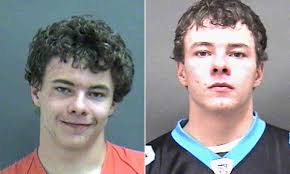
#> input picture img/subject1.jpeg, 290 x 174 px; its folder holds only this picture in this run
$ python image_process.py
#> lines starting #> are read from the running program, lines starting #| are printed output that depends on the picture
'''
Module 3 - Critical Thinking - Option 2
David Edwards
CSC515 - Foundations of Computer Vision

'''
import numpy as np
import cv2
import math
import os


def split_image(img):
    """
    Split image into 2 parts
    """
    img_split = np.array_split(img, 2, axis=1)
    return img_split


def face_detection(img, file_name):

    # Use the default face/eye classifiers
    face_cascade = cv2.CascadeClassifier(
        "/usr/local/Cellar/opencv/4.5.3_3/share/opencv4/haarcascades/haarcascade_frontalface_default.xml")
    eyes_cascade = cv2.CascadeClassifier(
        "/usr/local/Cellar/opencv/4.5.3_3/share/opencv4/haarcascades/haarcascade_eye.xml")

    # Convert to grayscale
    img_gray = cv2.cvtColor(img, cv2.COLOR_BGR2GRAY)
    # Normalize the image
    normalized_img = np.zeros(img_gray.shape, dtype=np.uint8)
    img_gray = cv2.normalize(
        img_gray, normalized_img, 0, 255, cv2.NORM_MINMAX)

    # Detect faces
    faces = face_cascade.detectMultiScale(img_gray, 1.05, 5)

    # If there are multiple faces, we want to stop.
    if len(faces) != 1:
        print("Wrong number of faces detected")
        return None

    for (x, y, w, h) in faces:
        # Detect eyes
        eyes = eyes_cascade.detectMultiScale(img_gray[y:y + h, x:x + w])

        # If we don't have 2 eyes, we will continue, but can't rotate the image
        if len(eyes) != 2:
            print("Wrong number of eyes - expected 2, got " + str(len(eyes)))
            print("Proceeding with no rotation")
            img_rotated_gray = img_gray
            img_rotated = img
        else:
            # Get the distance between the eye's x and y coords
            eyeXdist = eyes[1][0] - eyes[0][0]
            eyeYdist = eyes[1][1] - eyes[0][1]

            # Calculuate the angle between the eyes
            myradians = math.atan2(eyeYdist, eyeXdist)
            mydegrees = abs(math.degrees(myradians))

            # Get the shape size so we can rotate around the center
            rows, cols = img.shape[:2]

            # Rotate the image
            M = cv2.getRotationMatrix2D((rows/2, cols/2), mydegrees, 1)
            img_rotated = cv2.warpAffine(img, M, (rows, cols))
            img_rotated_gray = cv2.cvtColor(img_rotated, cv2.COLOR_BGR2GRAY)

        # Re-detect face after rotation
        faces = face_cascade.detectMultiScale(img_rotated_gray, 1.05, 5)

        # If there are multiple faces, we want to stop.
        if len(faces) != 1:
            print("Wrong number of faces detected")
            return None

        for (x, y, w, h) in faces:
            # Crop the image to the face size
            rotated_cropped_gray = img_rotated_gray[y:y + h, x:x + w]
            # resize to 100x100
            final_img = cv2.resize(rotated_cropped_gray, (100, 100),
                                   interpolation=cv2.INTER_CUBIC)
            # Write file out
            cv2.imwrite("./img/out/" + file_name + ".jpg", final_img)


def show_image(img):
    """
    Show image (for debugging)
    """
    cv2.imshow("Image", img)
    cv2.waitKey(0)
    cv2.destroyAllWindows()


"""
    Iterate through img directory and split and process each image
"""
if __name__ == "__main__":
    for filename in os.listdir("./img/"):
        if filename.endswith(".jpeg"):
            file_prefix = filename.split(".")[0]
            img = cv2.imread("./img/" + filename)
#> img is the input picture: shape (174, 290, 3); mean B, G, R 137.4, 135.9, 137.8
            for index, image in enumerate(split_image(img)):
#> in split_image, `img_split = np.array_split(img, 2, axis=1)`: img_split = 2 items
                face_detection(image, file_prefix + "-" + str(index))
#> this loop made 2 passes
#| Wrong number of eyes - expected 2, got 3
#| Proceeding with no rotation
#> pass 1, in face_detection, `img_gray = cv2.cvtColor(img, cv2.COLOR_BGR2GRAY)`:
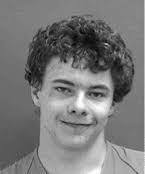
#> img_gray: shape (174, 145); min 3, max 254, mean 120.7
#> pass 1, in face_detection, `cv2.imwrite("./img/out/" + file_name + ".jpg", final_img)`:
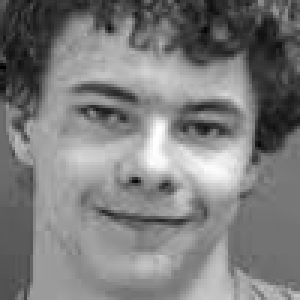
#> saved as subject1-0.jpg: shape (100, 100) (shown 3 times larger); min 0, max 255, mean 124.7
#> pass 2, in face_detection (call 2), `img_gray = cv2.cvtColor(img, cv2.COLOR_BGR2GRAY)`:
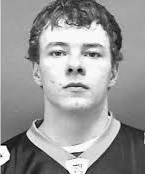
#> img_gray: shape (174, 145); min 1, max 255, mean 152.6

$ run again, on img/subject2.jpeg
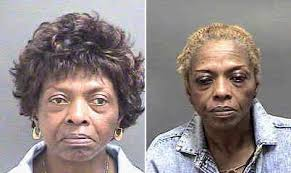
#> input picture img/subject2.jpeg, 291 x 173 px
#> img is the input picture: shape (173, 291, 3); mean B, G, R 134.7, 135.7, 146.5
#> img_split = 2 items
#> the loop `for index, image in enumerate(split_image(img)):` made 2 passes
#> (printed output is left out)
#> pass 1, in face_detection, `img_gray = cv2.cvtColor(img, cv2.COLOR_BGR2GRAY)`:
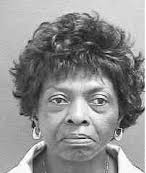
#> img_gray: shape (173, 146); min 1, max 255, mean 143
#> pass 2, in face_detection (call 2), `img_gray = cv2.cvtColor(img, cv2.COLOR_BGR2GRAY)`:
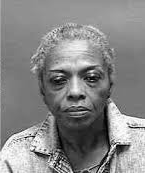
#> img_gray: shape (173, 145); min 1, max 255, mean 134.7
